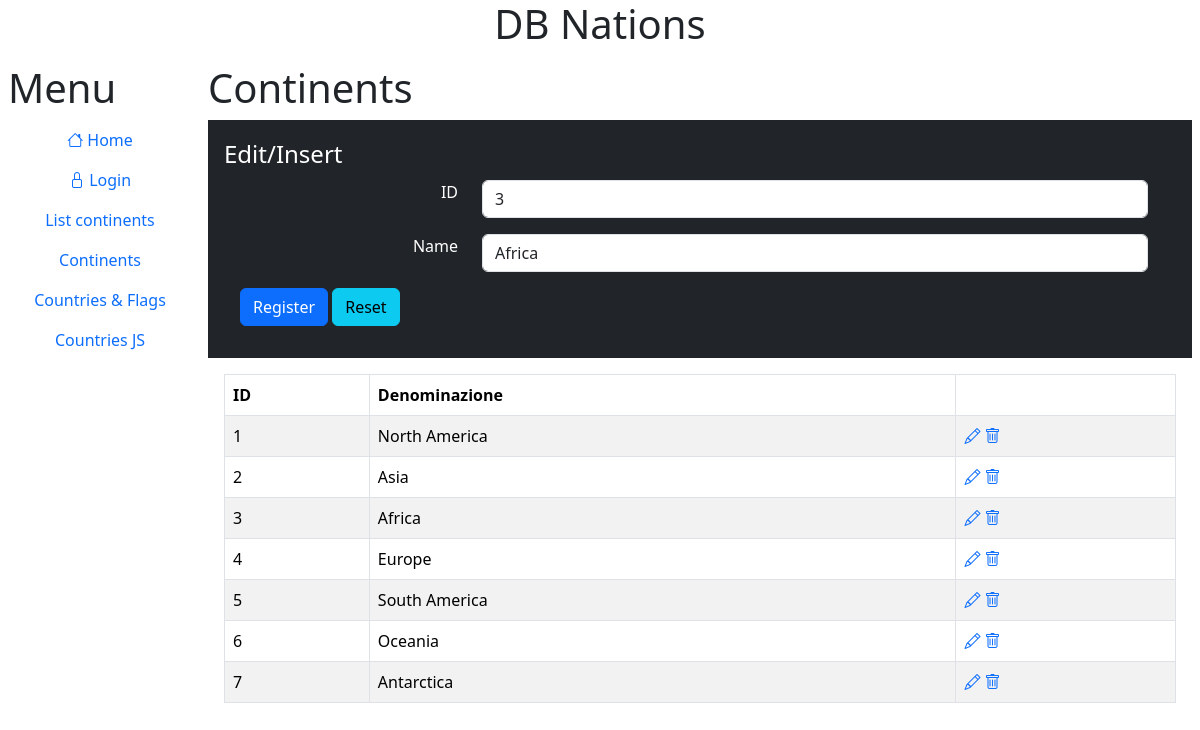
Screenshot of /?option=continents&id=3&task=edit with the database file from the repository.
### tables this page shows
CREATE TABLE `continents` (
  `continent_id` int(11) NOT NULL AUTO_INCREMENT,
  `name` varchar(255) NOT NULL,
  PRIMARY KEY (`continent_id`)
);

### libs/Controller.php (called while the page is built, shortened)
<?php
abstract class Controller {
  function __construct()
  {
    $this->model = new $model_name;
  }
  function display(){
    include ("template/template.php");
  }
}

### components/continents/ControllerContinents.php (called while the page is built, shortened)
<?php
class ControllerContinents extends Controller {
  public function display()
  {
    $this->tpl['list'] = $this->model->getList();
    parent::display();
  }
  public function edit()
  {
    $id = $_REQUEST['id'] ?? 0;
    $this->model->load($id);
    $this->display();
  }
}

### libs/DB.php (called while the page is built, shortened)
<?php
class DB
{
  private static $db = null;
  public static function getDb()
  {
      if (self::$db == null) {
          try {
              self::$db = new PDO("mysql:host=". DB_HOST ."; dbname=". DB_NAME .";charset=utf8", DB_USER, DB_PASSWORD);
              self::$db->setAttribute(PDO::ATTR_ERRMODE, PDO::ERRMODE_EXCEPTION);
              return self::$db;
          } catch (PDOException $e) {
              $err = $e->getMessage() . '<pre>' .$e->getTraceAsString() .'</pre>';
              die("Errore di connessione: " . $err);
          }
      } else {
          return self::$db;
      }
  }
  public static function getQuery($sql, $param = [])
  {
      $db = self::getDb();
      $tab = $db->prepare($sql);
      $tab->execute($param);
      $elenco = [];
      while ($riga = $tab->fetch(PDO::FETCH_OBJ)) {
          $elenco[] = $riga;
      }
      return $elenco;
  }
  public static function getQueryRow($sql, $param =[])
  {
      $db=self::getDb();
      $tab = $db->prepare($sql);
      $tab->execute($param);
      if ($riga = $tab->fetch(PDO::FETCH_OBJ)) {
          return $riga;
      }
      return null;
  }
}

### components/continents/ModelContinents.php (called while the page is built, shortened)
<?php
class ModelContinents
{
  public function load($id)
  {
    if ($row = DB::getQueryRow(
      "
      SELECT *
        FROM continents
        WHERE continent_id=?
      ",
      [$id]
    )) {
      return true;
    }
    return false;
  }
  public function getList($filter = '1')
  {
    $list = DB::getQuery("
      SELECT *
        FROM continents
        WHERE ?
    ", [$filter]);
    return $list;
  }
}

### components/continents/ViewContinents.php (the view, shortened to what this page needs)
<h1>Continents</h1>
<form action="?option=continents&task=register" method="post">
    <fieldset class="bg-dark text-white p-3">
        <legend>Edit/Insert</legend>
        <div class="row m-3">
            <div class="col-3 text-end">
                <label for="continent_id" class="form-label">ID</label>
            </div>
            <div class="col-9">
                <input type="text"
                       name="continent_id"
                       value="<?= $this->model->continent_id ?>"
                       class="form-control"
                       readonly
                       >
            </div>
        </div>
        <div class="row m-3">
            <div class="col-3 text-end">
                <label for="name" class="form-label">Name</label>
            </div>
            <div class="col-9">
                <input type="text" name="name" value="<?= $this->model->name ?>" class="form-control">
            </div>
        </div>
        <p class="m-3">
            <button type="submit" name="register" class="btn btn-primary">Register</button>
            <button type="button" name="cancel" class="btn btn-info" onclick="window.location='?option=continents'">Reset</button>
        </p>
    </fieldset>
</form>
<section class="p-3">
    <?php
    $table = new HTMLTable;
    foreach ($this->tpl['list'] as $row) {
      $baseqs = "option=continents&id={$row->continent_id}";
      $row->edit = "<a href=\"?{$baseqs}&task=edit\"><span class=\"bi-pencil\" role=\"img\" aria-label=\"Edit\"></span></a>";
      $row->edit .= " <a href=\"?{$baseqs}&task=canc\"><i class=\"bi-trash\"></i></a>";
    }
    $table->setColumns([
        'continent_id' => 'ID',
        'name'=>'Denominazione',
        'edit'=>'']);
    $table->setList($this->tpl['list']);
    echo $table;
    ?>
</section>

### libs/HTMLTable.php (shortened to what this page needs)
<?php
class HTMLTable {
  private $columns = [];
  private $list = [];
  private $title = "";
  public function setColumns($columns){
    $this->columns = $columns;
  }
  public function setList($list){
    $this->list = $list;
  }
  public function __toString(){
    $t = !empty($this->title)
            ? "<caption class=\"caption-top text-center\">{$this->title}</caption>"
            : "";
    $r = "<table class=\"table table-bordered table-striped\">
           {$t}
           <thead>
             <tr>";
    foreach($this->columns as $sqlname=>$name){
      $r .= "<th>{$name}</th>";
    }
    $r.='</tr>
        </thead>
      <tbody>';
    foreach($this->list as $riga){
      $r .= "<tr>";
      foreach($this->columns as $sqlname=>$name){
        $r .= "<td>{$riga->$sqlname}</td>";
      }
      $r .= "</tr>";
    }
    $r.= "</tbody></table>";
    return $r;
  }
}

### rows the page displays
continents: continent_id "3", name "Africa", sqlname "3", sqlname "Africa"
continents: sqlname "1", sqlname "North America"
continents: sqlname "2", sqlname "Asia"
continents: sqlname "4", sqlname "Europe"
continents: sqlname "5", sqlname "South America"
continents: sqlname "6", sqlname "Oceania"
continents: sqlname "7", sqlname "Antarctica"

### other values shown
$name "ID"
$name "Denominazione"
